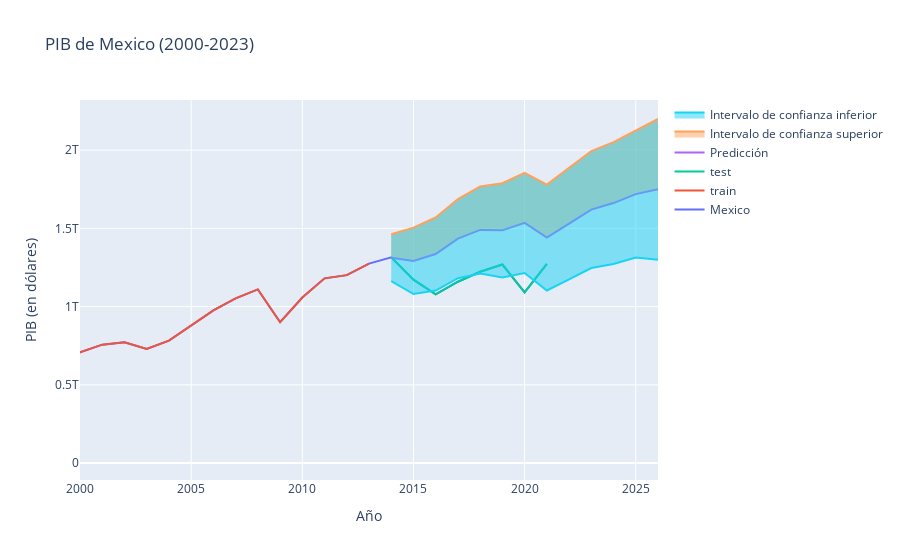

Notebook cell for this chart:
### Markdown cell above
Para observar la grafica sin ejecutar el codigo dirigase al siguiente link

[Pronostico PIB Brasil](https://github.com/juanguzman2/Proyecto1/blob/master/Imagenes/PibBrasil.png)

### Code cell
# Crear figura
fig = make_subplots(rows=1, cols=1)
# Añadir gráfico de línea para Mexico
fig.add_trace(go.Scatter(x=df_originalperiod.index, y=df_originalperiod['mex'], mode='lines', name='Mexico'))
fig.add_trace(go.Scatter(x=df_train.index, y=df_train['mex'], mode='lines', name='train'))
fig.add_trace(go.Scatter(x=df_test.index, y=df_test['mex'], mode='lines', name='test'))
# Añadir predicciones
fcastmex = resmex.get_forecast('2026').summary_frame()
fcastmex.index = fcastmex.index.to_timestamp()
fig.add_trace(go.Scatter(x=fcastmex.index, y=fcastmex['mean'], mode='lines', name='Predicción'))
fig.add_trace(go.Scatter(x=fcastmex.index, y=fcastmex['mean_ci_upper'], mode='lines', name='Intervalo de confianza superior', fill='tonexty'))
fig.add_trace(go.Scatter(x=fcastmex.index, y=fcastmex['mean_ci_lower'], mode='lines', name='Intervalo de confianza inferior', fill='tonexty'))
# Ajustal el rango del eje x de la grafica
fig.update_xaxes(range=['2000-01-01', '2026-01-01'])
# Configurar diseño
fig.update_layout(title='PIB de Mexico (2000-2023)', xaxis_title='Año', yaxis_title='PIB (en dólares)', hovermode='x')
# Mostrar figura
fig.show();
